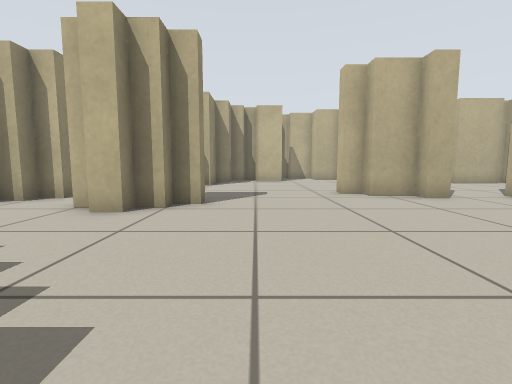
[1] (above)

20 first-person views from a walk through a Stage world. The camera is 0.5 m above the floor, tilts 6° down and sees 85° across. Floor lines are 1 m apart. The floor is counted in squares, 0.5 m on a side. Each view is taken from the middle of a square. On the plan, view 1 faces up. The plan holds only what a view shows up to about 11 squares ahead; the rest is blank. The place goes on beyond the plan. Robots are left out.

[2]
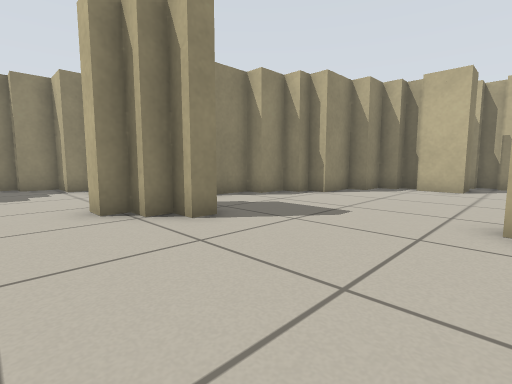

[3]
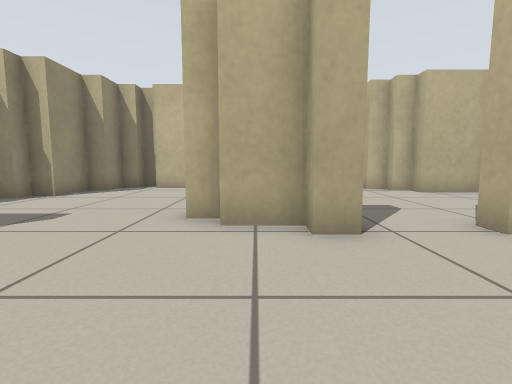

[4]
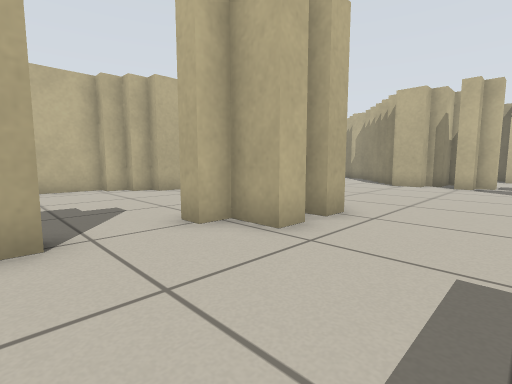

[5]
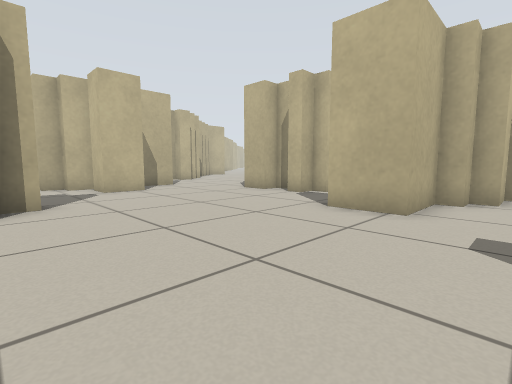

[6]
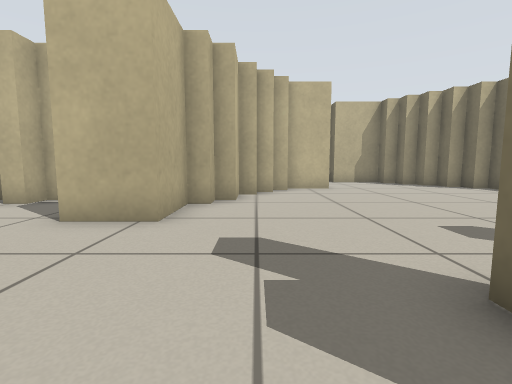

[7]
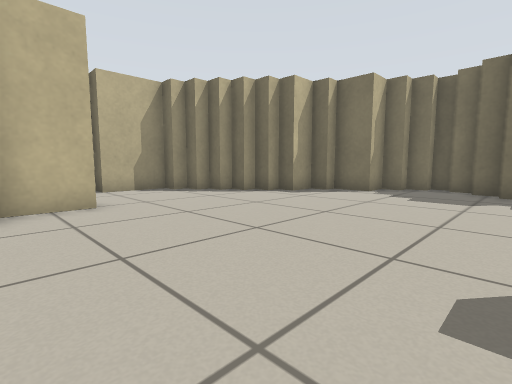

[8]
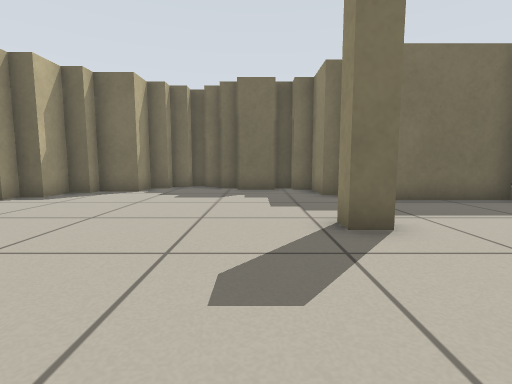

[9]
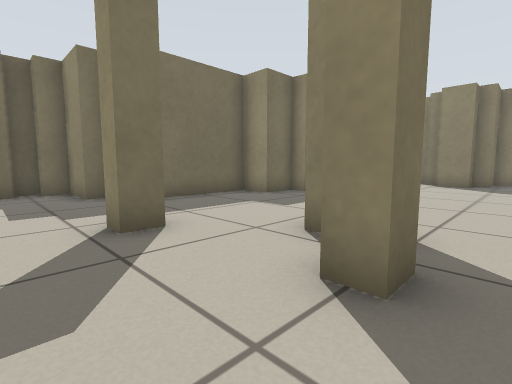

[10]
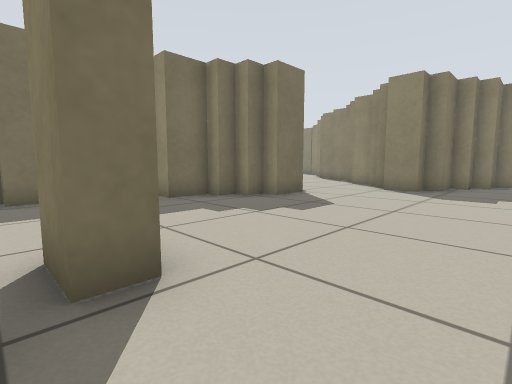

[11]
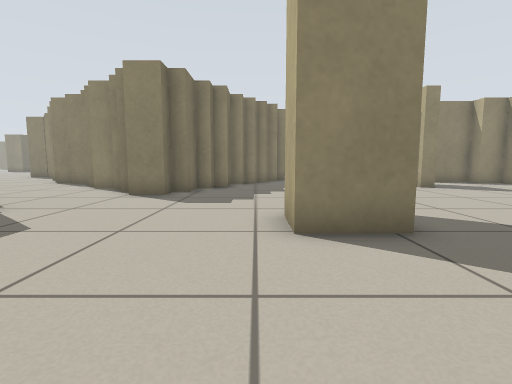

[12]
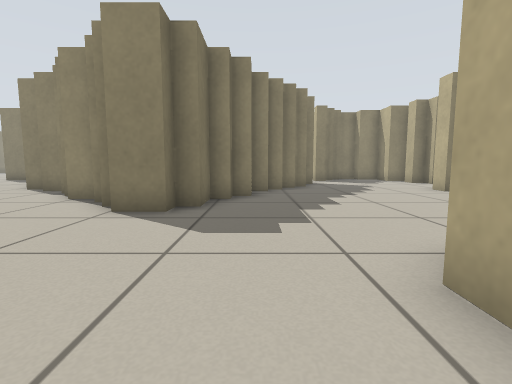

[13]
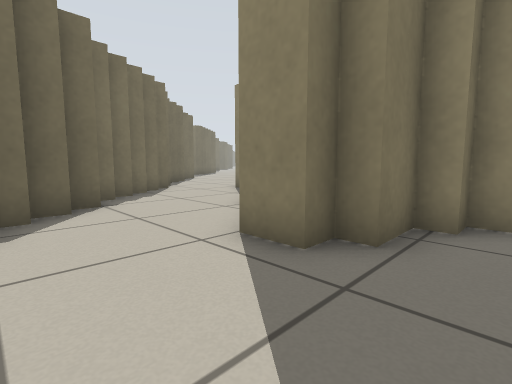

[14]
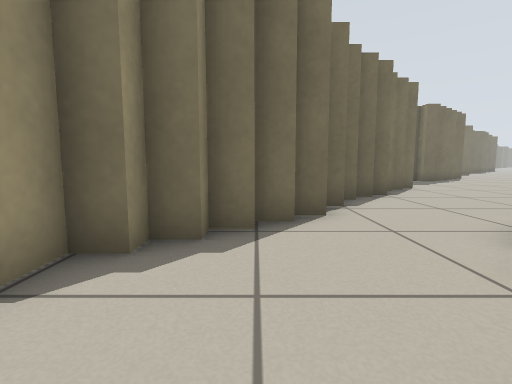

[15]
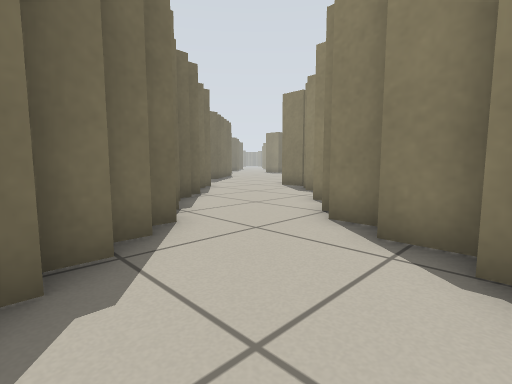

[16]
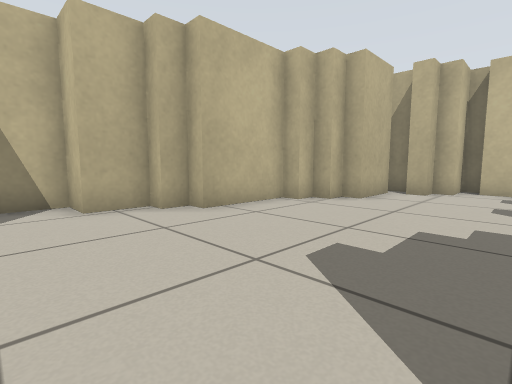

[17]
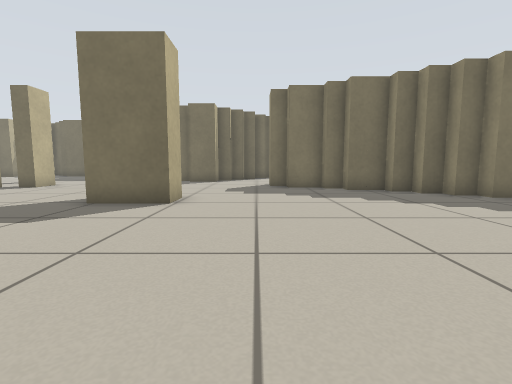

[18]
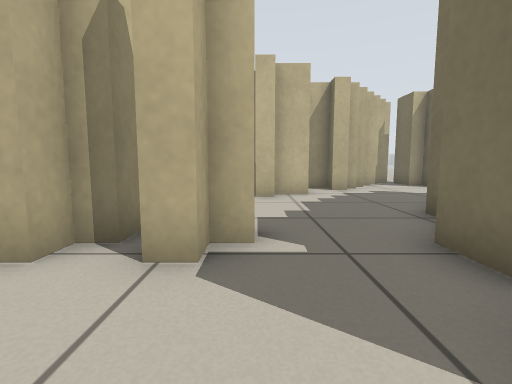

[19]
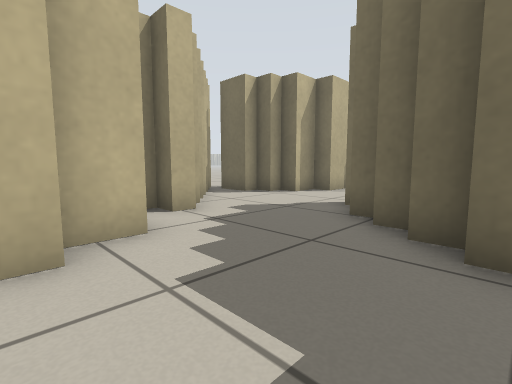

[20]
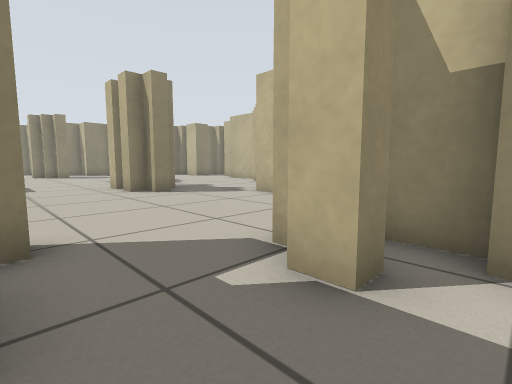

### Floor plan
Key: @ floor where view 1 was taken; # wall or solid block; . floor.
Columns run from 7 left of view 1 to 26 right of it. Each row starts with its distance up from view 1.
 18         ##
 17         ####
 16       ###..###
 15       ###... ####
 14      ##.........####
 13      #...........###
 12     ##.............###
 11    ##...............##
 10    #................##..
  9    #......## ... ........
  8  ## .......##..####......#
  7 ##.  #.........####......###
  6 ...###...................###
  5 .........................##...###
  4 ..............................##
  3    ....................###.....###
  2   .........###.........#####....##
  1   ##.......###...........####....#
  0   ###..@...................###....
 -1     ###.....................###...
 -2       ##..........##.........# ...
 -3        ##.........##.............#
 -4        ##.......................##
 -5       ##............#...........#
 -6      ##....###..................#
 -7     ##....## ###..............###
 -8     #....##    #   .......... #
 -9    ##...##     #####........###
-10    #...##          ##......##
-11  # ...##            #.....##
-12  ....##             #######
-13 #....#                  ##
-14 ....##
-15 ...##
-16 ..##
-17 .##

Where each view was taken, in squares from view 1:
view 1: 0 up, 0 right, facing up
view 2: 4 up, 3 right, facing up-left
view 3: 4 up, 4 right, facing up
view 4: 4 up, 5 right, facing up-right
view 5: 0 up, 10 right, facing up-right
view 6: 0 up, 11 right, facing right
view 7: 1 down, 15 right, facing down-right
view 8: 1 down, 15 right, facing down
view 9: 1 down, 15 right, facing down-left
view 10: 0 up, 12 right, facing down-left
view 11: 0 up, 10 right, facing left
view 12: 1 down, 7 right, facing left
view 13: 1 down, 4 right, facing down-left
view 14: 6 down, 0 right, facing down
view 15: 7 down, 1 right, facing down-left
view 16: 10 up, 2 right, facing up-right
view 17: 9 up, 2 right, facing down
view 18: 5 up, 15 right, facing right
view 19: 5 up, 20 right, facing down-right
view 20: 3 up, 20 right, facing up-left
